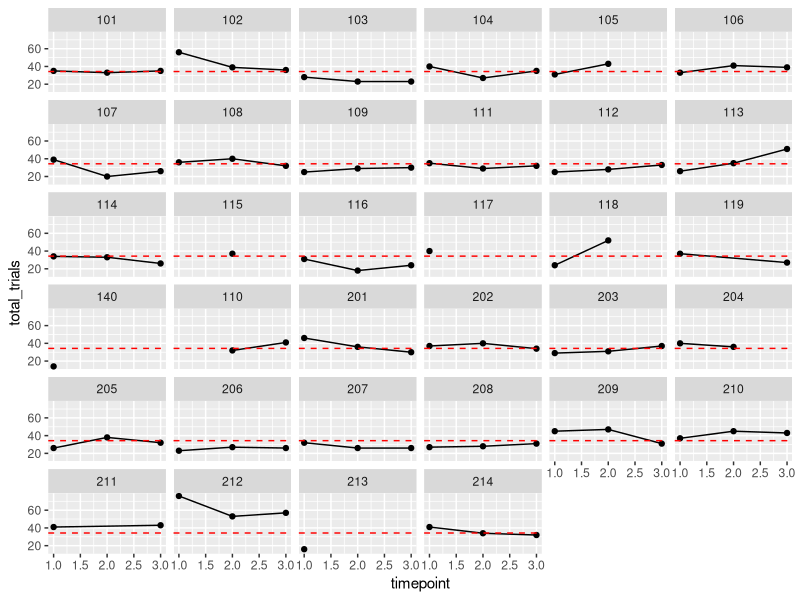
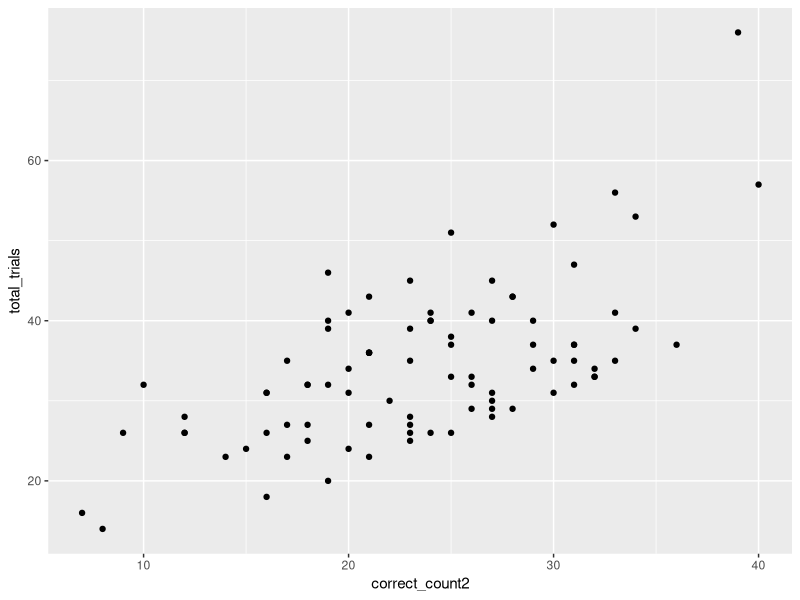
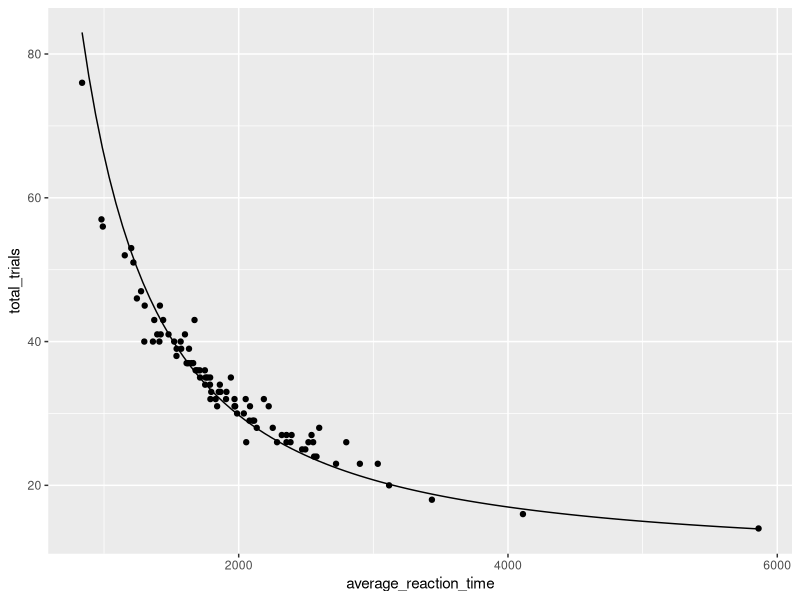
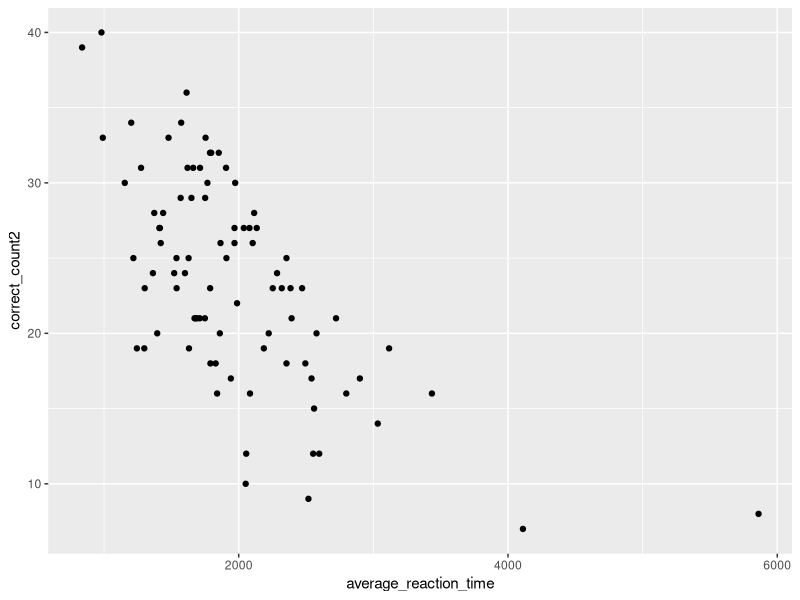
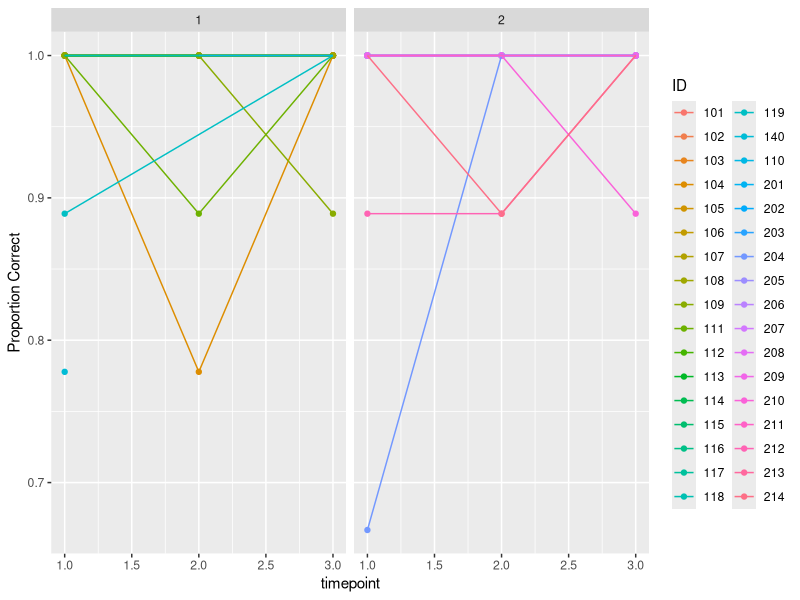
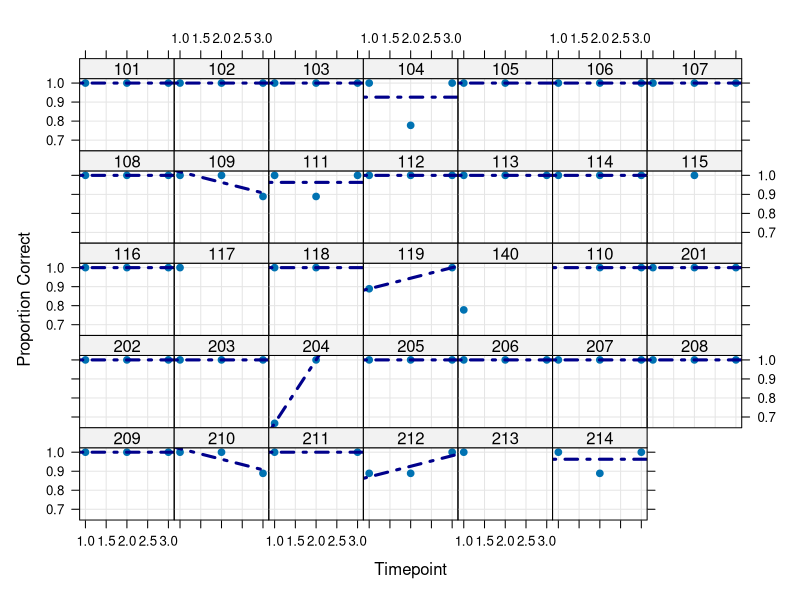
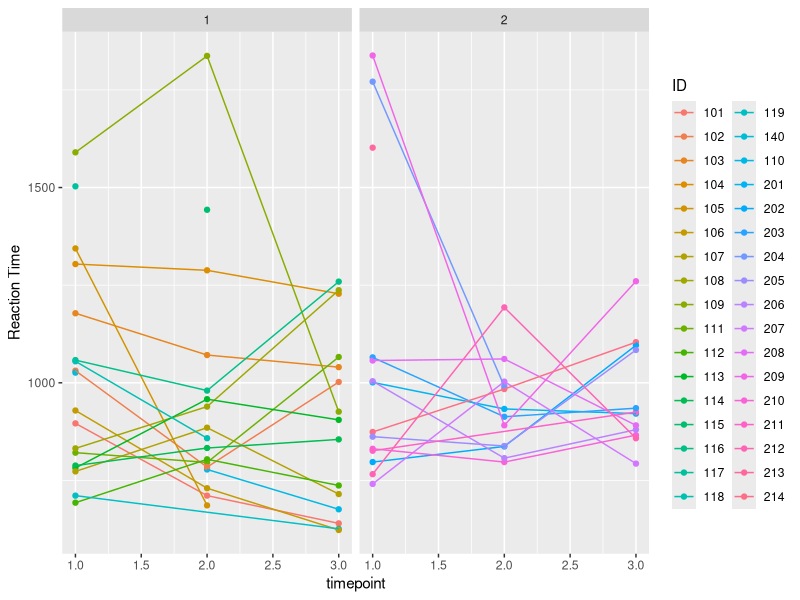
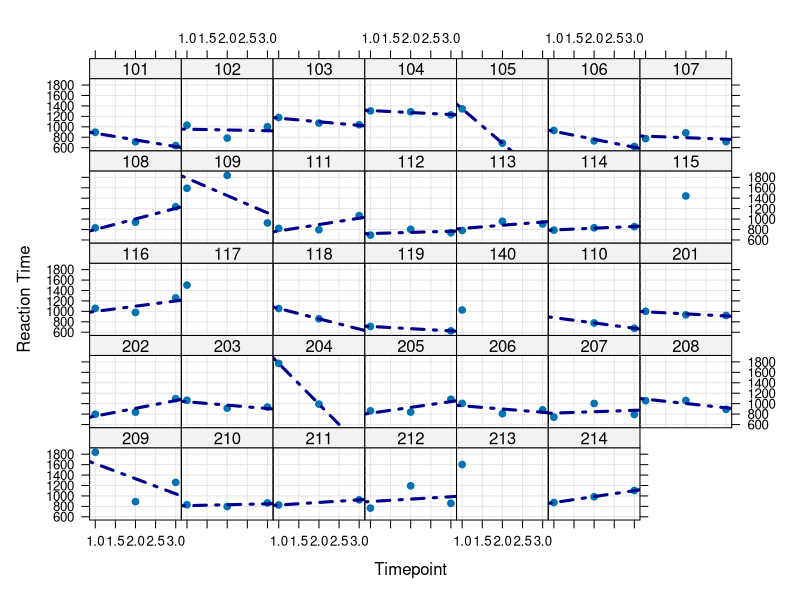

Reproduce these figures in R, in order.
library(tidyverse)

#I'm not sure there's a need to set the working directory anymore now that we're
#using github. I tried to use the setwd() function, and it wouldn't let me.

#Reading timepoints 1-6
R1<-read.csv("round1_updated.csv")
R2<-read.csv("round2_updated.csv")
R3<-read.csv("round3_updated.csv")
R4<-read.csv("round4_updated.csv")
R5<-read.csv("round5_updated.csv")
R6<-read.csv("round6_updated.csv")

#I believe this was the file saved by accident (do not read in)
#CT1N<-read.csv("CT1Ncorrect.csv")

#Deleting duplicate in R5

#Was at 1049 (16 duplicates)
nrow(R5)

#Can filter out using unique timestamp from csv file
R5<- R5%>%
  filter(level_start_timestamp != "2021-03-25T18:55:58.767Z")

#Now at 1033  
nrow(R5)


#This next step has multiple purposes. First, we are adding "semester" and "timepoint"
#variables to the dataset. Since "user1", "user2"... "usern" was used for both
#semesters, despite these representing different people, I created a new ID variable.
#For semester 1, it is the old ID +100; for semester 2, it is +200.
R1<-mutate(R1, semester=1, timepoint=1, ID = as.factor(as.numeric(gsub("user", "", userid))+100))
R2<-mutate(R2, semester=1, timepoint=2, ID = as.factor(as.numeric(gsub("user", "", userid))+100))
R3<-mutate(R3, semester=1, timepoint=3, ID = as.factor(as.numeric(gsub("user", "", userid))+100))
R4<-mutate(R4, semester=2, timepoint=1, ID = as.factor(as.numeric(gsub("user", "", userid))+200))
R5<-mutate(R5, semester=2, timepoint=2, ID = as.factor(as.numeric(gsub("user", "", userid))+200))
R6<-mutate(R6, semester=2, timepoint=3, ID = as.factor(as.numeric(gsub("user", "", userid))+200))

#Combining all six datasets
Full<-rbind(R1, R2, R3, R4, R5, R6)

#Ensuring the data looks correct and everything merged as expected
str(Full)

#The scorecard variable gives us information about each specific trial. I created
#a new dataset with only the scorecards for each user on each game
Scores<-filter(Full, event_type == "scorecard")

#We can get an idea of what is included (and what is not relevant) for this new dataset
summary(Scores)
str(Scores)

#I then mutated this to only retain variables we are interested in. The others were
#specific to individual items on each trial
Scores2<-select(Scores, c(ID, semester, timepoint,
                          game_name, correct_count, incorrect_count,
                          total_trials, fastest_reaction_time, median_reaction_time,
                          average_reaction_time, level_total_time
                          ))

#We can view our new dataset to ensure it looks correct
str(Scores2)
view(Scores2)

#We see that correct count is missing for all quick tap level 2 games.
#After confirming it matches what is in the original csv file, we see that correct
#can be accurately calculated by subtracting incorrect from total trials

#Create second correct_count variable
Scores2$correct_count2 = Scores2$total_trials-Scores2$incorrect_count

#Create "check" variable that is the difference between two counts
Scores2$countcheck = Scores2$correct_count - Scores2$correct_count2

#View summary by game type
Scores2%>%
  group_by(game_name)%>%
  summarize(min_corr = min(correct_count), min_corr2 = min(correct_count2),
            max_corr = max(correct_count), max_corr2 = max(correct_count2),
            min_check = min(countcheck), max_check = max(countcheck))

#We see that the correct count matches for all color trick games
#For hand swype, however, it is systematically off by one (confirmed in csv).
#A quick check shows that every participant had a final hand swype trial that
#timed out with no response. This adds to the trial total but not to the correct
#or incorrect total. To correct this flaw, we can subtract one for hand swype only

Scores2 <- Scores2%>%
  mutate(correct_count2 = ifelse(game_name == "hand swype",
                                 correct_count2 -1,
                                 correct_count2))

#Create "check" variable that is the difference between two counts
Scores2$countcheck = Scores2$correct_count - Scores2$correct_count2

#View summary by game type
Scores2%>%
  group_by(game_name)%>%
  summarize(min_corr = min(correct_count), min_corr2 = min(correct_count2),
            max_corr = max(correct_count), max_corr2 = max(correct_count2),
            min_check = min(countcheck), max_check = max(countcheck))

#Correct count 2 now accurately summarizes the correct count for each variable

#I then added a value for the proportion of correct responses, as a possible outcome
#for later
Scores2<-mutate(Scores2, prop_cor = (correct_count2/(correct_count2+incorrect_count)))

#Next, I want to summarize each timepoint for each individual.
#Ideally, we should have five values, one for each game, in each of these rows.
countScores<- Scores2%>%
              group_by(ID, semester, timepoint)%>%
              summarize(count = n())
countScores

#Unfortunately, we see that is not true
df<-data.frame(countScores)
df%>%
  summarize(min=min(count), max=max(count))

#We see that ID 119 only has a single timepoint when we sort ascending
head(df[order(df$count),])

#FIXED ON 10/4/21
#We see that ID 206 has an extra timepoint when we sort descending. Returning to
#the original CSV for round5, we confirm that user6 (ID206) did quick tap level 2
#twice. We should likely remove one of these two trials.
#head(df[order(-df$count),])

#Counting number of trials for each participant and each game
Scores2%>%
  group_by(game_name)%>%
  summarize(min_trials = min(total_trials),
            max_trials = max(total_trials),
            avg_trials = mean(total_trials))

#Everything is equal for every game except hand swype, which makes sense because
#of the nature of the game

#We can look at the number of trials for each participant using the code below
Scores2%>%
  filter(game_name == "hand swype")%>%
  ggplot(aes(x = timepoint, y = total_trials))+
  geom_point()+
  geom_line()+
  geom_hline(yintercept = 34.3, color = "red", linetype = "dashed")+
  facet_wrap(.~ID)

#The solution is in the fact that getting answers correct allows you to attempt
#more trials (the "checkpoint in racing games" format)

#See how correct_count is correlated with total trials
#Similarly, average reaction time is correlated with both
Scores2%>%
  filter(game_name == "hand swype")%>%
  ggplot(aes(y=total_trials, x = correct_count2))+
  geom_point()

#Adding function line to show possible relationship
Scores2%>%
  filter(game_name == "hand swype")%>%
  ggplot(aes(y=total_trials, x = average_reaction_time))+
  geom_point()+
  geom_function(fun = function(x) 5/((x/5000)^1.5)+10)

Scores2%>%
  filter(game_name == "hand swype")%>%
  ggplot(aes(y=correct_count2, x = average_reaction_time))+
  geom_point()

#Our next step is to create datasets for each of the game conditions. We first make
#a "long" version of the dataset with one row per timepoint
#This dataset will be necessary for analysis
ColorTrick1<-filter(Scores2, game_name == "color trick 1")

#Then we create a "wide" dataset with one row per participant
#This dataset will be helpful for descriptive statistics
CT1W<-pivot_wider(data = ColorTrick1,
                  names_from = timepoint,
                  values_from = c(correct_count2, incorrect_count,
                                  total_trials,
                                  fastest_reaction_time, median_reaction_time,
                                  average_reaction_time, level_total_time))

#We can do the same for CT2
ColorTrick2<-filter(Scores2, game_name == "color trick 2")

CT2W<-pivot_wider(data = ColorTrick2,
                  names_from = timepoint,
                  values_from = c(correct_count2, incorrect_count,
                                  total_trials,
                                  fastest_reaction_time, median_reaction_time,
                                  average_reaction_time, level_total_time))

#Next for CT3
ColorTrick3<-filter(Scores2, game_name == "color trick 3")

CT3W<-pivot_wider(data = ColorTrick3,
                  names_from = timepoint,
                  values_from = c(correct_count2, incorrect_count,
                                  total_trials,
                                  fastest_reaction_time, median_reaction_time,
                                  average_reaction_time, level_total_time))
#Then for HS
HandSwipe<-filter(Scores2, game_name == "hand swype")

HSW<-pivot_wider(data = HandSwipe,
                  names_from = timepoint,
                  values_from = c(correct_count2, incorrect_count,
                                  total_trials,
                                  fastest_reaction_time, median_reaction_time,
                                  average_reaction_time, level_total_time))

#Finally for QT2
QuickTap<-filter(Scores2, game_name == "quick tap level 2")

QT2<-pivot_wider(data = QuickTap,
                 names_from = timepoint,
                 values_from = c(correct_count2, incorrect_count,
                                 total_trials,
                                 fastest_reaction_time, median_reaction_time,
                                 average_reaction_time, level_total_time))

#Next, we can start to visualize trajectories
#We first load the lattice package in R
library(lattice)

#We can make a "spaghetti" plot showing each trajectory across semesters using ggplot
#We first do this for the proportion correct
ColorTrick1%>%
  ggplot(aes(x=timepoint, y=prop_cor, color=ID))+
  geom_point()+
  geom_line()+
  facet_wrap(.~semester)+
  ylab("Proportion Correct")

#We can also break the visualizations up into panels, one for each participant
xyplot(prop_cor ~ timepoint | ID, data = ColorTrick1, as.table = T,
       xlab = "Timepoint", ylab = "Proportion Correct", grid = T, pch = 19,
       type = c("p", "r"), col.line = "darkblue", lwd = 3, lty = 4 )

#We can create the same plots for average reaction time
ColorTrick1%>%
  ggplot(aes(x=timepoint, y=average_reaction_time, color=ID))+
  geom_point()+
  geom_line()+
  facet_wrap(.~semester)+
  ylab("Reaction Time")

xyplot(average_reaction_time ~ timepoint | ID, data = ColorTrick1, as.table = T,
       xlab = "Timepoint", ylab = "Reaction Time", grid = T, pch = 19,
       type = c("p", "r"), col.line = "darkblue", lwd = 3, lty = 4 )

#We can also create these plots for level total time
ColorTrick1%>%
  ggplot(aes(x=timepoint, y=level_total_time, color=ID))+
  geom_point()+
  geom_line()+
  facet_wrap(.~semester)+
  ylab("Total Time")

xyplot(level_total_time ~ timepoint | ID, data = ColorTrick1, as.table = T,
       xlab = "Timepoint", ylab = "Total Time", grid = T, pch = 19,
       type = c("p", "r"), col.line = "darkblue", lwd = 3, lty = 4 )

#We can use this same code to create these visualizations for the other game types
#or any other information we're interested in.